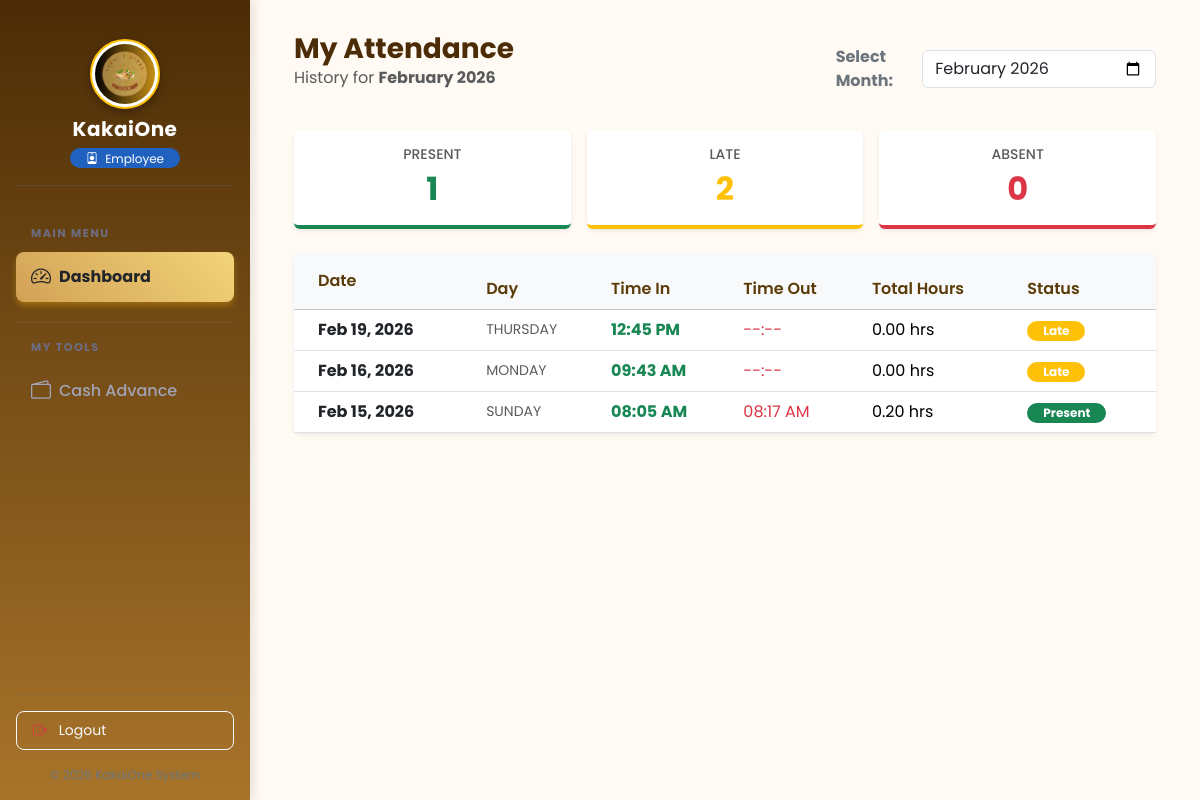
Before: /frontend/attendance/my_attendance.php (signed in) with the older database file.
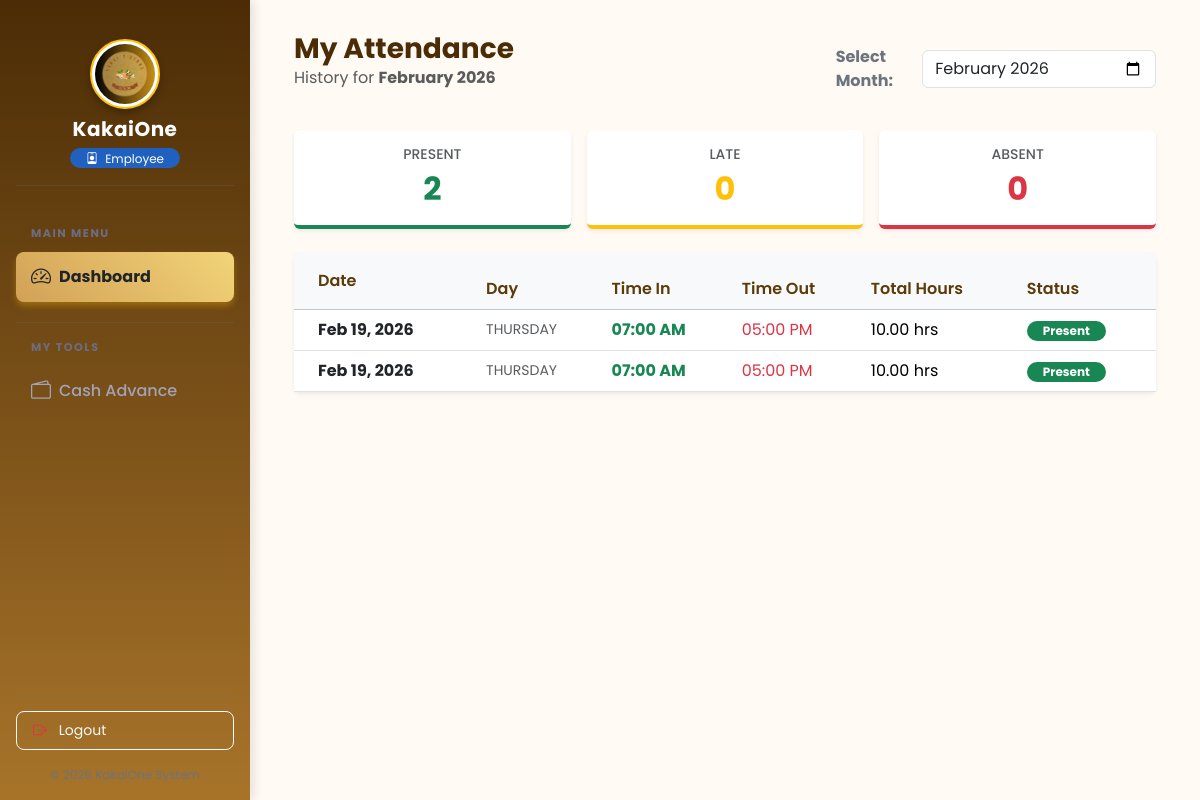
After: the same page with the newer database file.
### tables this page shows
CREATE TABLE `attendance` (
  `attendance_id` int(11) NOT NULL,
  `employee_id` int(11) DEFAULT NULL,
  `time_in` datetime DEFAULT NULL,
  `time_out` datetime DEFAULT NULL,
  `status` enum('Pending','Present','Late','Absent','Approved','Rejected') DEFAULT 'Pending',
  `total_hours` decimal(5,2) DEFAULT 0.00,
  `pending_overtime` decimal(5,2) DEFAULT 0.00,
  `approved_overtime` decimal(5,2) DEFAULT 0.00,
  `remarks` varchar(255) DEFAULT NULL,
  `created_at` timestamp NOT NULL DEFAULT current_timestamp()
);

### frontend/attendance/my_attendance.php (the view, shortened to what the changed rows need)
<?php
require_once __DIR__ . '/../../config/db.php';
$employee_id = $_SESSION['employee_id'];
$filterInput = isset($_GET['month']) ? $_GET['month'] : date('Y-m');
$year = date('Y', strtotime($filterInput));
$month = date('m', strtotime($filterInput));
$logs = [];
$stats = ['present' => 0, 'late' => 0, 'absent' => 0];
try {
    $stmt = $pdo->prepare("
        SELECT * FROM attendance
        WHERE employee_id = ?
        AND MONTH(time_in) = ?
        AND YEAR(time_in) = ?
        ORDER BY time_in DESC
    ");
    $stmt->execute([$employee_id, $month, $year]);
    $logs = $stmt->fetchAll();
    foreach ($logs as $log) {
        $status = strtolower($log['status']);
        if (isset($stats[$status])) {
            $stats[$status]++;
        }
    }
} catch (PDOException $e) {
}
?>
<!DOCTYPE html>
<html lang="en">
<head>
    <?php include '../includes/links.php'; ?>
</head>
<body>
    <main id="main-content" class="main-content-wrapper">
        <div class="container-fluid">
            <div class="row g-3 mb-4">
                <div class="col-md-4">
                    <div class="card border-0 shadow-sm p-3 text-center" style="border-bottom: 4px solid #198754 !important;">
                        <h6 class="text-muted text-uppercase small ls-1">Present</h6>
                        <h2 class="fw-bold text-success mb-0"><?= $stats['present'] ?></h2>
                    </div>
                </div>
                <div class="col-md-4">
                    <div class="card border-0 shadow-sm p-3 text-center" style="border-bottom: 4px solid #ffc107 !important;">
                        <h6 class="text-muted text-uppercase small ls-1">Late</h6>
                        <h2 class="fw-bold text-warning mb-0"><?= $stats['late'] ?></h2>
                    </div>
                </div>
                <div class="col-md-4">
                    <div class="card border-0 shadow-sm p-3 text-center" style="border-bottom: 4px solid #dc3545 !important;">
                        <h2 class="fw-bold text-danger mb-0"><?= $stats['absent'] ?></h2>
                    </div>
                </div>
            </div>
            <div class="card shadow-sm border-0">
                <div class="card-body p-0">
                    <div class="table-responsive">
                        <table class="table table-hover align-middle mb-0">
                            <thead class="table-light">
                                <tr>
                                    <th class="ps-4 py-3">Date</th>
                                    <th>Day</th>
                                    <th>Time In</th>
                                    <th>Time Out</th>
                                    <th>Total Hours</th>
                                    <th>Status</th>
                                </tr>
                            </thead>
                            <tbody>
                                <?php if (!empty($logs)): ?>
                                    <?php foreach ($logs as $log): ?>
                                        <tr>
                                            <td class="ps-4 fw-bold text-dark">
                                                <?= date('M d, Y', strtotime($log['time_in'])); ?>
                                            </td>
                                            <td class="text-muted small text-uppercase">
                                                <?= date('l', strtotime($log['time_in'])); ?>
                                            </td>
                                            <td class="text-success fw-bold">
                                                <?= date('h:i A', strtotime($log['time_in'])); ?>
                                            </td>
                                            <td class="text-danger">
                                                <?= $log['time_out'] ? date('h:i A', strtotime($log['time_out'])) : '--:--'; ?>
                                            </td>
                                            <td>
                                                <?= $log['total_hours'] ? number_format($log['total_hours'], 2) . ' hrs' : '-'; ?>
                                            </td>
                                            <td>
                                                <?php
                                                $badge = 'secondary';
                                                if ($log['status'] == 'Present') $badge = 'success';
                                                if ($log['status'] == 'Late') $badge = 'warning';
                                                ?>
                                                <span class="badge bg-<?= $badge; ?> px-3 rounded-pill"><?= $log['status']; ?></span>
                                            </td>
                                        </tr>
                                    <?php endforeach; ?>
                                <?php endif; ?>
                            </tbody>
                        </table>
                    </div>
                </div>
            </div>
        </div>
    </main>
</body>
</html>

Changed rows visible on the page:
removed attendance: time_in "Feb 19, 2026", time_in "THURSDAY", time_in "12:45 PM", total_hours "0.00", status "Late"
removed attendance: time_in "Feb 16, 2026", time_in "MONDAY", time_in "09:43 AM", total_hours "0.00", status "Late"
removed attendance: time_in "Feb 15, 2026", time_in "SUNDAY", time_in "08:05 AM", time_out "08:17 AM", total_hours "0.20", status "Present"
added attendance: time_in "Feb 19, 2026", time_in "THURSDAY", time_in "07:00 AM", time_out "05:00 PM", total_hours "10.00", status "Present"
added attendance: time_in "Feb 19, 2026", time_in "THURSDAY", time_in "07:00 AM", time_out "05:00 PM", total_hours "10.00", status "Present"
Other visible differences:
$stats['present']: "1" → "2"
$stats['late']: "2" → "0"
